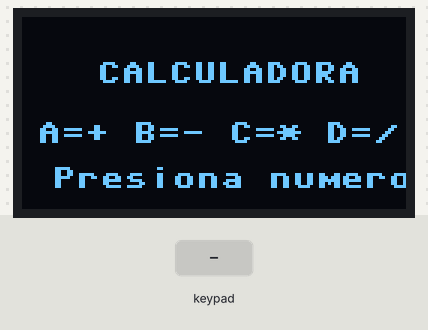
Bench run of a program on a simulated Raspberry Pi Pico running MicroPython. Shown: 128×64 one-colour display. The inputs (shaded band) are chosen by the test bench. Library files of the repository ran but are not shown: ssd1306.py.

Above: at 3.2 s.
3.3 s: keypad keys 1 2 * pressed 0.4 s apart
At 5.5 s:
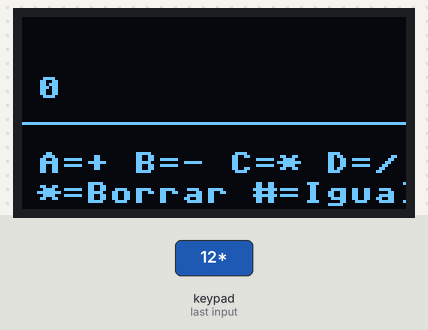
6.0 s: key '2' pressed
At 6.9 s:
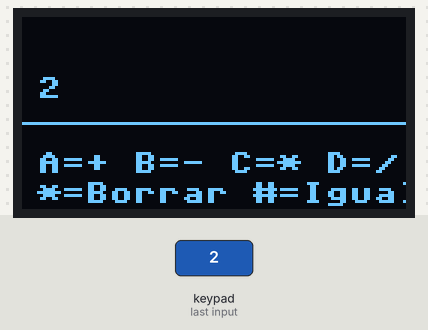
7.5 s: key 'C' pressed
At 8.1 s:
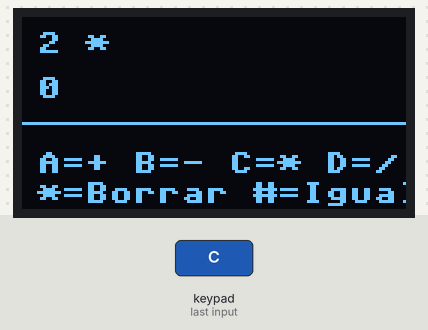
9.0 s: keypad keys 1 2 pressed 0.4 s apart
At 10.7 s:
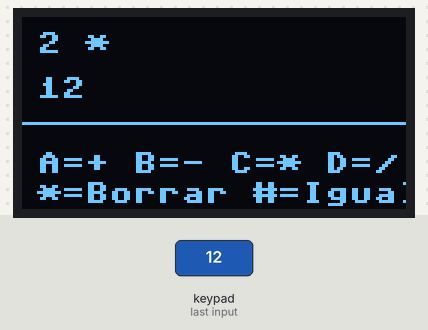
11.3 s: key '*' pressed
At 12.2 s:
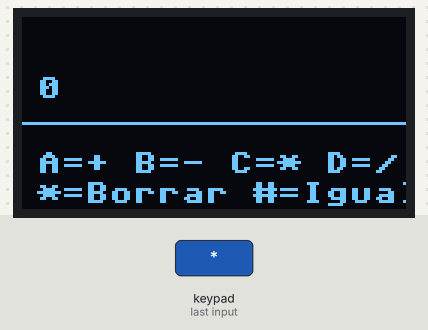
Timing chart, 0 to 13.8 s (numbered marks = the images above; inputs shaded):
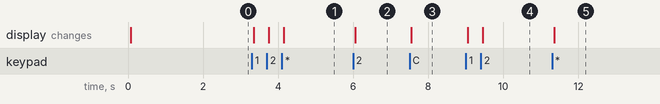

Measured:
- after the input at 3.3 s, the display: first changes after 0.05 s (image 1 shows a later state)
- after the input at 6.0 s, the display: changes after 0.05 s (image 2)
- after the input at 7.5 s, the display: changes after 0.05 s (image 3)
- after the input at 9.0 s, the display: first changes after 0.05 s (image 4 shows a later state)
- after the input at 11.3 s, the display: changes after 0.05 s (image 5)

The program:

main.py
```python
# Descripción: Calculadora simple que usa el keypad 4x4 para ingresar números
#              y operaciones, mostrando los resultados en el OLED

from machine import Pin, I2C
import ssd1306
import time

# Configuración del keypad 4x4
filas = [Pin(pin, Pin.OUT) for pin in [28, 27, 26, 22]]
columnas = [Pin(pin, Pin.IN, Pin.PULL_DOWN) for pin in [21, 20, 19, 18]]

# Mapeo de teclas
teclas = [
    ['1', '2', '3', 'A'],
    ['4', '5', '6', 'B'],
    ['7', '8', '9', 'C'],
    ['*', '0', '#', 'D']
]

# Configuración OLED
i2c = I2C(0, scl=Pin(1), sda=Pin(0))
oled = ssd1306.SSD1306_I2C(128, 64, i2c)

# Variables de la calculadora
numero_actual = ""
numero_anterior = ""
operacion = ""
resultado = 0
esperando_numero = True

def limpiar_oled():
    oled.fill(0)
    oled.show()

def mostrar_calculadora():
    limpiar_oled()

    # Mostrar operación completa en la parte superior
    if numero_anterior and operacion:
        operacion_text = numero_anterior + " " + operacion
        oled.text(operacion_text, 5, 5)

    # Mostrar número actual o resultado
    if numero_actual:
        # Limitar a 10 caracteres para que quepa en pantalla
        texto_numero = numero_actual[-10:]
        oled.text(texto_numero, 5, 20)
    else:
        oled.text("0", 5, 20)

    # Línea separadora
    for x in range(128):
        oled.pixel(x, 35, 1)

    # Instrucciones
    oled.text("A=+ B=- C=* D=/", 5, 45)
    oled.text("*=Borrar #=Igual", 5, 55)

    oled.show()

def leer_keypad():
    for i in range(4):
        filas[i].value(1)
        for j in range(4):
            if columnas[j].value() == 1:
                filas[i].value(0)
                return teclas[i][j]
        filas[i].value(0)
    return None

def realizar_calculo():
    global resultado, numero_anterior, numero_actual, operacion

    try:
        num1 = float(numero_anterior) if numero_anterior else 0
        num2 = float(numero_actual) if numero_actual else 0

        if operacion == "+":
            resultado = num1 + num2
        elif operacion == "-":
            resultado = num1 - num2
        elif operacion == "*":
            resultado = num1 * num2
        elif operacion == "/":
            if num2 != 0:
                resultado = num1 / num2
            else:
                return "Error: Div/0"

        # Convertir a entero si es un número entero
        if resultado == int(resultado):
            resultado = int(resultado)

        return str(resultado)
    except:
        return "Error"

def procesar_tecla(tecla):
    global numero_actual, numero_anterior, operacion, esperando_numero

    # Números 0-9
    if tecla in ['0', '1', '2', '3', '4', '5', '6', '7', '8', '9']:
        if esperando_numero:
            numero_actual = tecla
            esperando_numero = False
        else:
            numero_actual += tecla

    # Operaciones: A=+, B=-, C=*, D=/
    elif tecla in ['A', 'B', 'C', 'D']:
        if numero_actual:
            if numero_anterior and operacion:
                # Realizar cálculo previo
                resultado_prev = realizar_calculo()
                if "Error" not in resultado_prev:
                    numero_anterior = resultado_prev
                    numero_actual = ""
                else:
                    numero_anterior = ""
                    numero_actual = resultado_prev
                    return
            else:
                numero_anterior = numero_actual
                numero_actual = ""

            # Asignar nueva operación
            if tecla == 'A':
                operacion = "+"
            elif tecla == 'B':
                operacion = "-"
            elif tecla == 'C':
                operacion = "*"
            elif tecla == 'D':
                operacion = "/"

            esperando_numero = True

    # Igual (#)
    elif tecla == '#':
        if numero_anterior and operacion and numero_actual:
            resultado_final = realizar_calculo()
            numero_actual = resultado_final
            numero_anterior = ""
            operacion = ""
            esperando_numero = True

    # Borrar (*)
    elif tecla == '*':
        numero_actual = ""
        numero_anterior = ""
        operacion = ""
        esperando_numero = True

# Pantalla inicial
limpiar_oled()
oled.text("CALCULADORA", 25, 15)
oled.text("A=+ B=- C=* D=/", 5, 35)
oled.text("Presiona numeros", 10, 50)
oled.show()
time.sleep(2)

# Bucle principal
while True:
    tecla = leer_keypad()
    if tecla is not None:
        procesar_tecla(tecla)
        mostrar_calculadora()
        time.sleep(0.3)  # Anti-rebote
```
